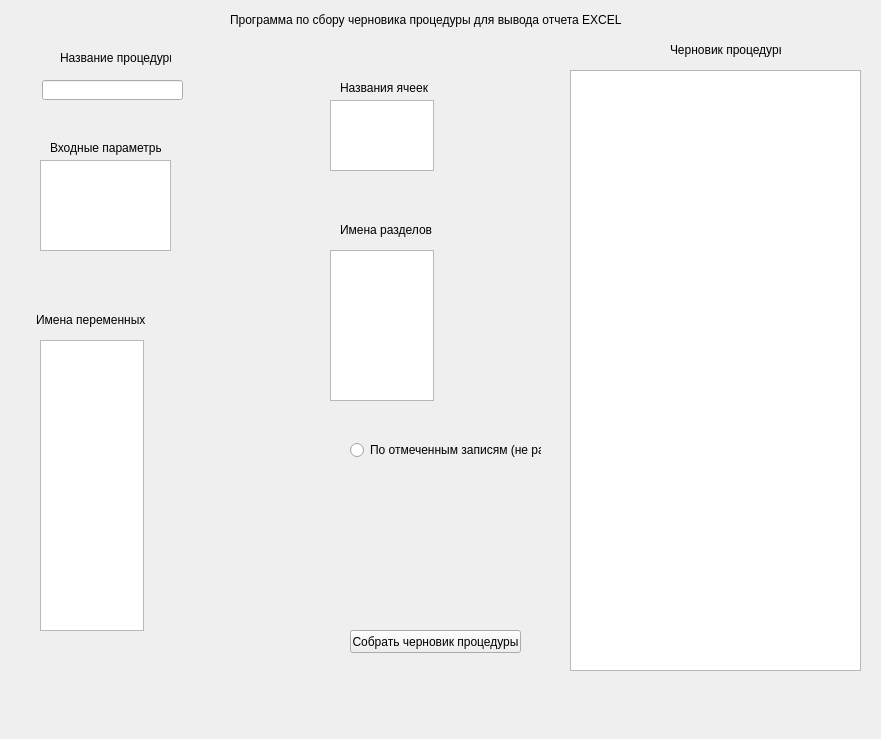
<?xml version="1.0" encoding="UTF-8"?>
<ui version="4.0">
 <class>Form</class>
 <widget class="QWidget" name="Form">
  <property name="geometry">
   <rect>
    <x>0</x>
    <y>0</y>
    <width>881</width>
    <height>739</height>
   </rect>
  </property>
  <property name="windowTitle">
   <string>Form</string>
  </property>
  <widget class="QTextEdit" name="textEdit_3">
   <property name="geometry">
    <rect>
     <x>330</x>
     <y>100</y>
     <width>104</width>
     <height>71</height>
    </rect>
   </property>
  </widget>
  <widget class="QLabel" name="label_3">
   <property name="geometry">
    <rect>
     <x>36</x>
     <y>310</y>
     <width>121</width>
     <height>20</height>
    </rect>
   </property>
   <property name="text">
    <string>Имена переменных</string>
   </property>
  </widget>
  <widget class="QLabel" name="label_2">
   <property name="geometry">
    <rect>
     <x>340</x>
     <y>80</y>
     <width>91</width>
     <height>16</height>
    </rect>
   </property>
   <property name="text">
    <string>Названия ячеек</string>
   </property>
  </widget>
  <widget class="QTextEdit" name="textEdit_2">
   <property name="geometry">
    <rect>
     <x>40</x>
     <y>340</y>
     <width>104</width>
     <height>291</height>
    </rect>
   </property>
  </widget>
  <widget class="QTextBrowser" name="textBrowser">
   <property name="geometry">
    <rect>
     <x>570</x>
     <y>70</y>
     <width>291</width>
     <height>601</height>
    </rect>
   </property>
  </widget>
  <widget class="QLabel" name="label_5">
   <property name="geometry">
    <rect>
     <x>50</x>
     <y>140</y>
     <width>111</width>
     <height>16</height>
    </rect>
   </property>
   <property name="text">
    <string>Входные параметры</string>
   </property>
  </widget>
  <widget class="QLabel" name="label_7">
   <property name="geometry">
    <rect>
     <x>230</x>
     <y>10</y>
     <width>441</width>
     <height>20</height>
    </rect>
   </property>
   <property name="text">
    <string>Программа по сбору черновика процедуры для вывода отчета EXCEL</string>
   </property>
  </widget>
  <widget class="QTextEdit" name="textEdit">
   <property name="geometry">
    <rect>
     <x>40</x>
     <y>160</y>
     <width>131</width>
     <height>91</height>
    </rect>
   </property>
  </widget>
  <widget class="QLabel" name="label_4">
   <property name="geometry">
    <rect>
     <x>340</x>
     <y>220</y>
     <width>121</width>
     <height>20</height>
    </rect>
   </property>
   <property name="text">
    <string>Имена разделов</string>
   </property>
  </widget>
  <widget class="QLabel" name="label">
   <property name="geometry">
    <rect>
     <x>60</x>
     <y>50</y>
     <width>111</width>
     <height>16</height>
    </rect>
   </property>
   <property name="text">
    <string>Название процедуры</string>
   </property>
  </widget>
  <widget class="QPushButton" name="pushButton">
   <property name="geometry">
    <rect>
     <x>350</x>
     <y>630</y>
     <width>171</width>
     <height>23</height>
    </rect>
   </property>
   <property name="text">
    <string>Собрать черновик процедуры</string>
   </property>
  </widget>
  <widget class="QTextEdit" name="textEdit_4">
   <property name="geometry">
    <rect>
     <x>330</x>
     <y>250</y>
     <width>104</width>
     <height>151</height>
    </rect>
   </property>
  </widget>
  <widget class="QLineEdit" name="lineEdit">
   <property name="geometry">
    <rect>
     <x>42</x>
     <y>80</y>
     <width>141</width>
     <height>20</height>
    </rect>
   </property>
  </widget>
  <widget class="QRadioButton" name="radioButton">
   <property name="geometry">
    <rect>
     <x>350</x>
     <y>440</y>
     <width>191</width>
     <height>20</height>
    </rect>
   </property>
   <property name="text">
    <string>По отмеченным записям (не раб)</string>
   </property>
  </widget>
  <widget class="QLabel" name="label_6">
   <property name="geometry">
    <rect>
     <x>670</x>
     <y>40</y>
     <width>111</width>
     <height>20</height>
    </rect>
   </property>
   <property name="text">
    <string>Черновик процедуры</string>
   </property>
  </widget>
 </widget>
 <resources/>
 <connections/>
</ui>
